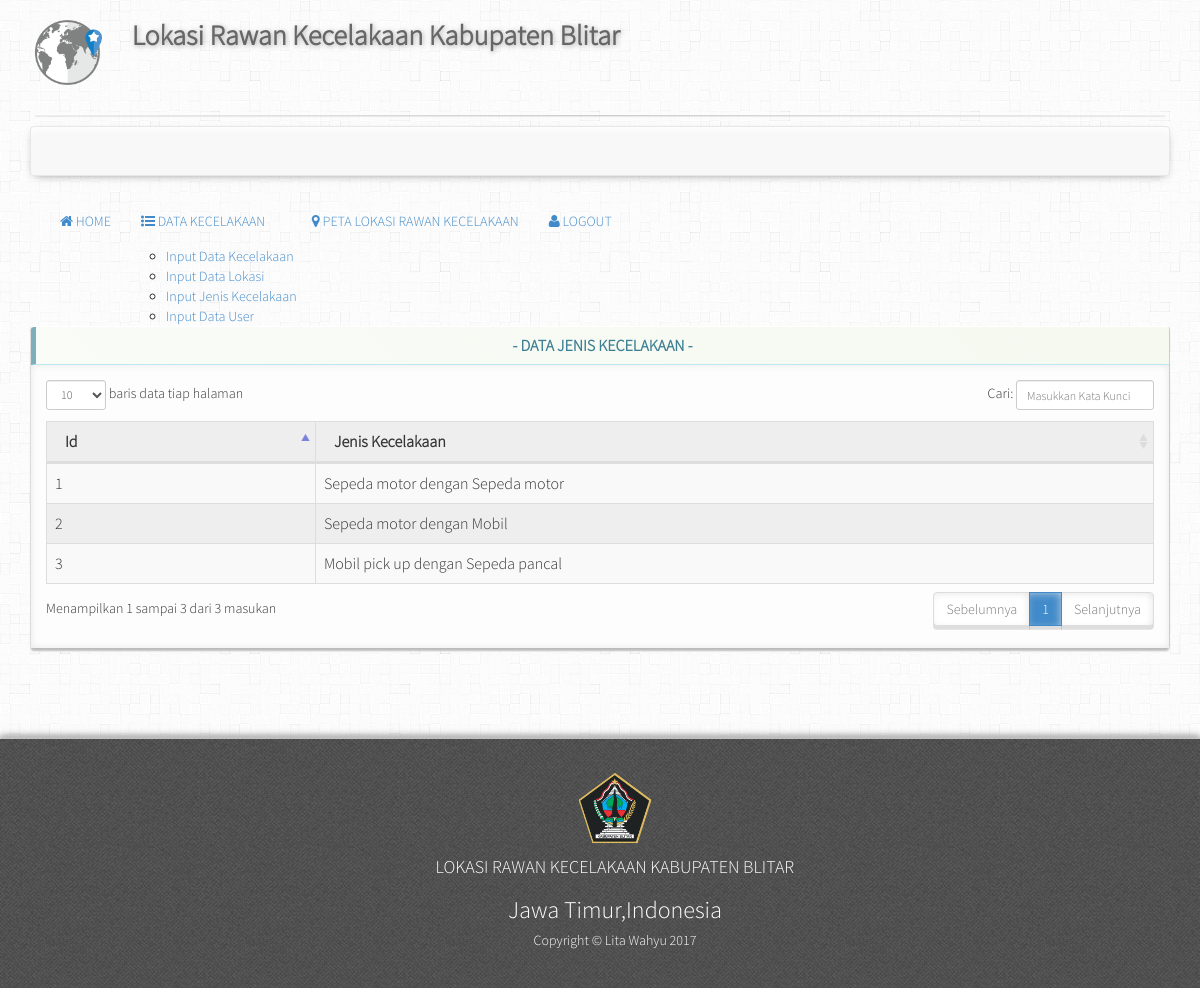
The page /admin/lihat_jenis.php on the database its author committed.
### tables this page shows
CREATE TABLE `kecelakaan` (
  `id_jeniskec` int(11) NOT NULL,
  `jenis_kecelakaan` varchar(100) NOT NULL
);

### function/user.php (called while the page is built, shortened)
<?php
require_once "db.php";
function jenis(){
global $link;
$query="select * from kecelakaan";
$result=mysqli_query($link,$query);
      if($result)
      {
      	 return $result;
       }else{
       	return false;
       }
}
 ?>

### admin/lihat_jenis.php (the view, shortened to what this page needs)
<?php
include_once "view2/header.php";
$title = "DATA JENIS KECELAKAAN";
$datajenis=jenis();
 ?>
      <div class="row">
        <div class="col-md-12">
          <div class="panel panel-info panel-dashboard">
            <div class="panel-heading centered">
              <h2 class="panel-title"><strong> - <?php echo $title ?> - </strong></h2>
            </div>
            <div class="panel-body">
              <table class="table table-bordered table-striped table-admin">
              <thead>
                <tr>
                  <th width="3%">Id</th>
                  <th width="10%">Jenis Kecelakaan</th>
                </tr>
              </thead>
              <tbody>
            <?php while($row=mysqli_fetch_assoc($datajenis)):?>
              <tr>
                <td><?php echo $row['id_jeniskec']?></td>
                <td><?php echo $row['jenis_kecelakaan']?></td>
              </tr> <?php endwhile; ?>
              </tbody>
            </table>
            </div>
            </div>
          </div>
        </div>
      </div>
<?php include_once "view2/footer.php" ?>

### admin/css/style.css (style rules this page uses)
body { background: url("../img/background.png"); font-family: sistem; }
.centered { width: 100%; text-align: center; }
.table-admin { background: #eee; font-size: 16px; }
.panel-dashboard { border-top: 1px solid #fff; border-left: 1px solid #ddd; border-right: 1px solid #ccc; border-bottom: 1px solid #bbb; box-shadow: 0px 3px 2px -1px #BEBEBE; }
.panel-dashboard>.panel-heading { border-left: 5px solid #7DAFBB; color: #3C7E92; font-weight: bold; background: #f9fcf7; background: -moz-linear-gradient(45deg, #f9fcf7 0%, #f5f9f0 100%); background: -webkit-gradient(linear, left bottom, right top, color-stop(0%, #f9fcf7), color-stop(100%, #f5f9f0)); background: -webkit-linear-gradient(45deg, #f9fcf7 0%, #f5f9f0 100%); background: -o-linear-gradient(45deg, #f9fcf7 0%, #f5f9f0 100%); background: -ms-linear-gradient(45deg, #f9fcf7 0%, #f5f9f0 100%); background: linear-gradient(45deg, #f9fcf7 0%, #f5f9f0 100%); filter: progid:DXImageTransform.Microsoft.gradient( startColorstr='#f9fcf7', endColorstr='#f5f9f0', GradientType=1 ); }
.panel-dashboard>.panel-body { background: #fdfdfd; box-shadow: 0px 0px 10px -2px #ddd inset; }

### rows shown on the page
kecelakaan: id_jeniskec "1", jenis_kecelakaan "Sepeda motor dengan Sepeda motor"
kecelakaan: id_jeniskec "2", jenis_kecelakaan "Sepeda motor dengan Mobil"
kecelakaan: id_jeniskec "3", jenis_kecelakaan "Mobil pick up dengan Sepeda pancal"

### other values the page prints
$title "DATA JENIS KECELAKAAN"
